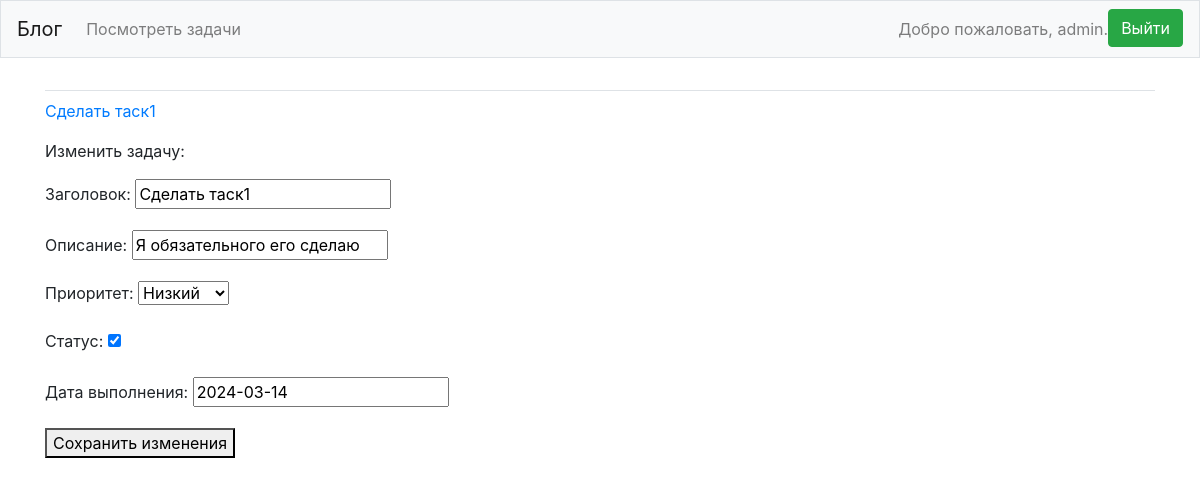
/edit_topic/1/ (signed in), run on the app's committed database.
### tasks/models.py (models this page shows)
class Topic(models.Model):
    HIGHT = "Высокий"
    MEDIUM = "Средний"
    LOW = "Низкий"
    priority = {
        HIGHT: "Высокий",
        MEDIUM: "Средний",
        LOW: "Низкий",
    }
    title = models.CharField(max_length=200)
    text = models.CharField(max_length=400)
    priority = models.CharField(max_length=200, choices=priority.items())
    state = models.BooleanField(default=False)
    date_finish = models.DateField(null=True, blank=True)
    date_added = models.DateTimeField(auto_now_add=True)
    owner = models.ForeignKey(User, on_delete=models.CASCADE)
    def __str__(self):
        return self.title

### tasks/views.py (the view)
# urls.py: path('edit_topic/<int:topic_id>/', views.edit_topic, name='edit_topic'),
@login_required
def edit_topic(request, topic_id):
    topic = Topic.objects.get(id=topic_id)
    if topic.owner != request.user:
        raise Http404
    if request.method != 'POST':
        form = TopicForm(instance=topic)
    else:
        form = TopicForm(instance=topic, data=request.POST)
        if form.is_valid():
            form.save()
            return redirect('tasks:topics')
    context = {'topic': topic, 'form': form}
    return render(request, 'tasks/edit_topic.html', context)

### tasks/forms.py
class TopicForm(forms.ModelForm):
    class Meta:
        model = Topic
        fields = ['title', 'text', 'priority', 'state', 'date_finish']
        labels = {'title': 'Заголовок', 'text': 'Описание', 'priority': 'Приоритет', 'state': 'Статус', 'date_finish': 'Дата выполнения'}

### tasks/templates/tasks/edit_topic.html (shortened to what this page needs)
{% extends "tasks/base.html" %}
{% block content %}
	<p><a href="{% url 'tasks:topics' %}">{{ topic }}</a></p>
	<p>Изменить задачу:</p>
		<form action="{% url 'tasks:edit_topic' topic.id %}" method='post'>
		{{ form.as_p }}
		<button name="submit">Сохранить изменения</button>
	</form>
{% endblock content %}

### tasks/templates/tasks/base.html (shortened to what this page needs)
{% load bootstrap4 %}
<!doctype html>
<html lang="en">
<head>
	{% bootstrap_css %}
</head>
<body>
    <nav class="navbar navbar-expand-md navbar-light bg-light mb-4 border">
        <a class="navbar-brand" href="{% url 'tasks:index' %}">
            Блог</a>
        <div class="collapse navbar-collapse" id="navbarCollapse">
            <ul class="navbar-nav mr-auto">
                <li class="nav-item">
                    <a class="nav-link" href="{% url 'tasks:topics' %}">
                        Посмотреть задачи</a></li>
                    </ul>
                    <ul class="navbar-nav ml-auto">
                        {% if user.is_authenticated %}
                            <li class="nav-item">
                                <span class="navbar-text"> Добро пожаловать, {{ user.username }}.</span>
                            </li>
                            <form class="nav-item" action="{% url 'users:logout' %}" method="post">
                                 <button type="submit" class="btn btn-success">Выйти</button>
                             </form>
                        {% else %}
                            <li class="nav-item">
                                <a class="nav-link" href="{% url 'users:register' %}">Регистрация</a>
                            </li>
                            <li class="nav-item">
                                <a class="nav-link" href="{% url 'users:login' %}">Вход</a></li>
                        {% endif %}
                    </ul>
                </div>
            </nav>
            <main role="main" class="container">
                <div class="pb-2 mb-2 border-bottom">
                </div>
                <div>
                    {% block content %}{% endblock content %}
                </div>
            </main>
            </body>
            </html>

### data on the page
Topic: title "Сделать таск1", text "Я обязательного его сделаю", priority "Низкий", state "☑", date_finish "2024-03-14"

### other printed values
{{ user.username }} "admin"
